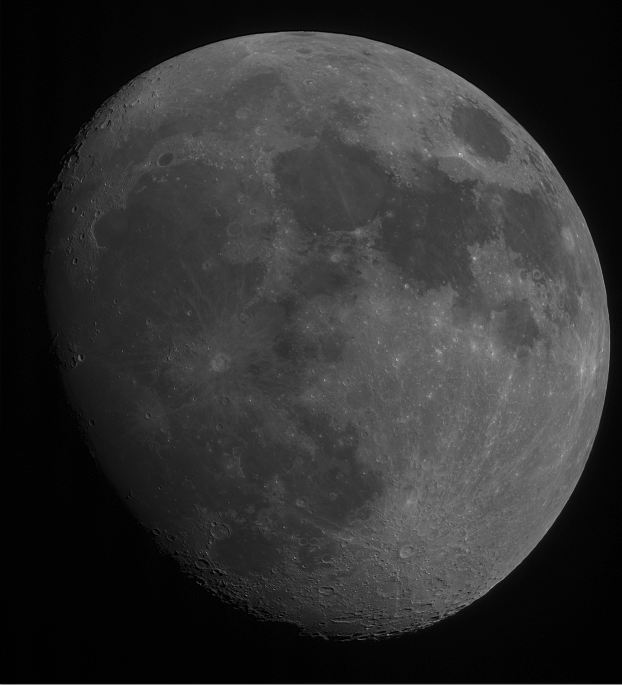
%> input picture TD1_09.09.2021/Léon/lune.png, 622 x 685 px
$ octave 5_seuillage.m   (GNU Octave 9; MATLAB toolbox functions it lacks are replaced by stand-ins)
%> lines starting %> are read from the running program, lines starting %| are printed output that depends on the picture
### TD1_09.09.2021/Léon/f_image_min.m
## Copyright (C) 2021 leloune
##
## This program is free software: you can redistribute it and/or modify
## it under the terms of the GNU General Public License as published by
## the Free Software Foundation, either version 3 of the License, or
## (at your option) any later version.
##
## This program is distributed in the hope that it will be useful,
## but WITHOUT ANY WARRANTY; without even the implied warranty of
## MERCHANTABILITY or FITNESS FOR A PARTICULAR PURPOSE.  See the
## GNU General Public License for more details.
##
## You should have received a copy of the GNU General Public License
## along with this program.  If not, see <https://www.gnu.org/licenses/>.

## -*- texinfo -*-
## @deftypefn {} {@var{retval} =} f_image_min (@var{input1}, @var{input2})
##
## @seealso{}
## @end deftypefn

## Author: leloune <leloune@LAPTOP-5IGM92UT>
## Created: 2021-09-09

function retval = f_image_min (im)
  dim = ndims(im);
  i = 1;
  retval = min(im);
  do
    retval = min(retval);
    i++;
  until(i>dim)

### TD1_09.09.2021/Léon/f_normalisation.m
function [im_norm] = f_normalisation(im)
  x_min = f_image_min(im);
  x_max = f_image_max(im);
  im_norm = (im - x_min) ./ (x_max - x_min);

### TD1_09.09.2021/Léon/f_image_max.m
## Copyright (C) 2021 leloune
##
## This program is free software: you can redistribute it and/or modify
## it under the terms of the GNU General Public License as published by
## the Free Software Foundation, either version 3 of the License, or
## (at your option) any later version.
##
## This program is distributed in the hope that it will be useful,
## but WITHOUT ANY WARRANTY; without even the implied warranty of
## MERCHANTABILITY or FITNESS FOR A PARTICULAR PURPOSE.  See the
## GNU General Public License for more details.
##
## You should have received a copy of the GNU General Public License
## along with this program.  If not, see <https://www.gnu.org/licenses/>.

## -*- texinfo -*-
## @deftypefn {} {@var{retval} =} f_image_max (@var{input1}, @var{input2})
##
## @seealso{}
## @end deftypefn

## Author: leloune <leloune@LAPTOP-5IGM92UT>
## Created: 2021-09-09

function retval = f_image_max (im)
  dim = ndims(im);
  i = 1;
  retval = max(im);
  do
    retval = max(retval);
    i++;
  until(i>dim)

### TD1_09.09.2021/Léon/5_seuillage.m
L = imread("lune.png");
%> L is the input picture: size 685x622x3 uint8; min 0, max 209, mean 48.5
L = rgb2gray(L);
%> L: size 685x622 uint8
#On normalise L
Ln = f_normalisation(double(L));
%> in f_image_min, `retval = min(im);`: retval = 622 values, max 4 at index 387, min 0 at index 1, mean 0.957
%> the loop in f_image_min, `do` made 2 passes
%> retval on passes 1 to 2: 0, 0
%> in f_normalisation, `x_min = f_image_min(im);`: x_min = 0
%> in f_image_max, `retval = max(im);`: retval = 622 values, max 209 at index 460, min 134 at index 5, mean 138.8
%> the loop in f_image_max, `do` made 2 passes
%> retval on passes 1 to 2: 209, 209
%> in f_normalisation, `x_max = f_image_max(im);`: x_max = 209
%> in f_normalisation, `im_norm = (im - x_min) ./ (x_max - x_min);`:
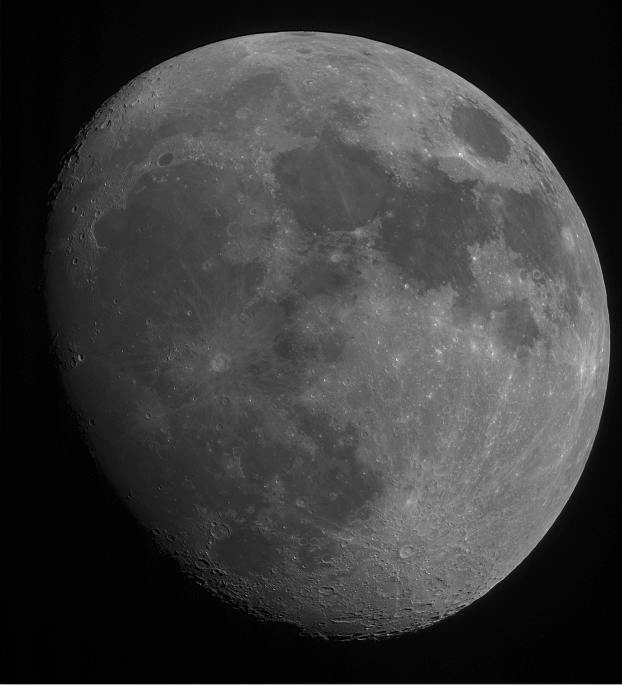
%> im_norm: size 685x622 double; min 0, max 1, mean 0.232

#m閠hode vectorielle pour garder pixels > 0.5
Ln2 = fix(Ln./0.5) .* Ln;
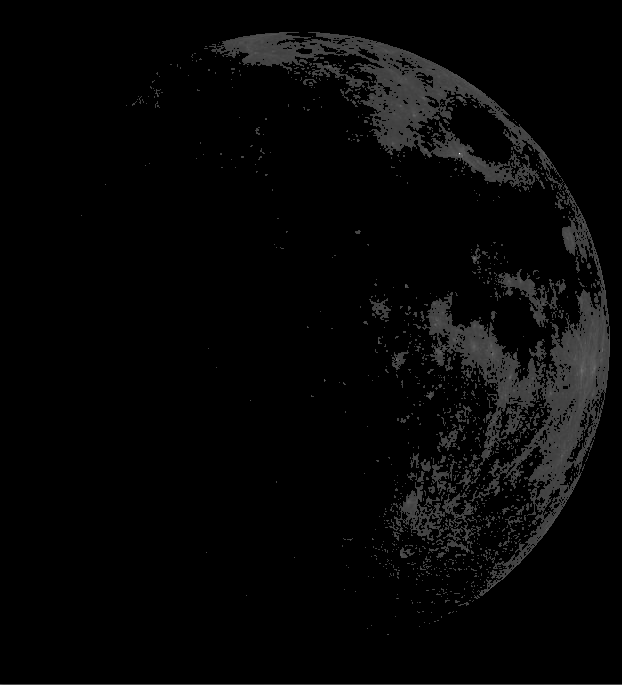
%> Ln2: size 685x622 double; min 0, max 2, mean 0.0503; drawn with min black and max white

figure, imagesc(Ln), colormap(gray);title('Ln');
figure, imagesc(Ln2), colormap(gray);title('Ln2');
